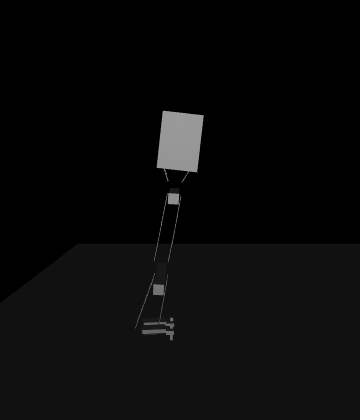

This chart was generated by the following Python code:
"""Smoke test: can mujoco 2.3.7 do offscreen rendering on this box?
Tries mujoco.Renderer; on failure prints the exception and returns 1.
Also dumps body names so the matplotlib fallback skeleton can use them.
"""
import io
import os
import sys

sys.stdout = io.TextIOWrapper(sys.stdout.buffer, encoding="utf-8")
os.environ.setdefault("CONDA_PREFIX", r"C:\Users\Ben Bolen\.conda\envs\myo")

HERE = r"D:\Github\Bipedal_Robot\Code\MuJoCo_SNS\spinal\w2l_mujoco"
FIGS = r"D:\Github\Bipedal_Robot\Code\MuJoCo_SNS\spinal\reports_20260925\figs"
sys.path.insert(0, HERE)

import mujoco  # noqa: E402
import numpy as np  # noqa: E402

import test_w2l_air as TW  # noqa: E402  (parses OUR argv; defaults are fine)
TW.KV["lift"] = 0.30
TW.write_air_xml()

m = mujoco.MjModel.from_xml_path(TW.AIR)
d = mujoco.MjData(m)
print("nbody", m.nbody, "nq", m.nq, "nu", m.nu)
for i in range(m.nbody):
    print("body", i, mujoco.mj_id2name(m, mujoco.mjtObj.mjOBJ_BODY, i))
mujoco.mj_forward(m, d)
com = d.subtree_com[0]
print("subtree COM:", com)

ok = False
try:
    r = mujoco.Renderer(m, height=420, width=360)
    cam = mujoco.MjvCamera()
    cam.lookat[:] = [com[0], com[1], 0.95]
    cam.azimuth = 90.0
    cam.elevation = -5.0
    cam.distance = 2.6
    r.update_scene(d, camera=cam)
    rgb = r.render()
    from PIL import Image
    Image.fromarray(rgb).save(os.path.join(FIGS, "tools", "_smoke_render.png"))
    print("RENDERER OK  rgb", rgb.shape, "nonzero px", int((rgb > 0).any(axis=2).sum()))
    r.close()
    ok = True
except Exception as e:  # noqa: BLE001
    print("RENDERER FAIL:", type(e).__name__, e)

sys.exit(0 if ok else 1)
